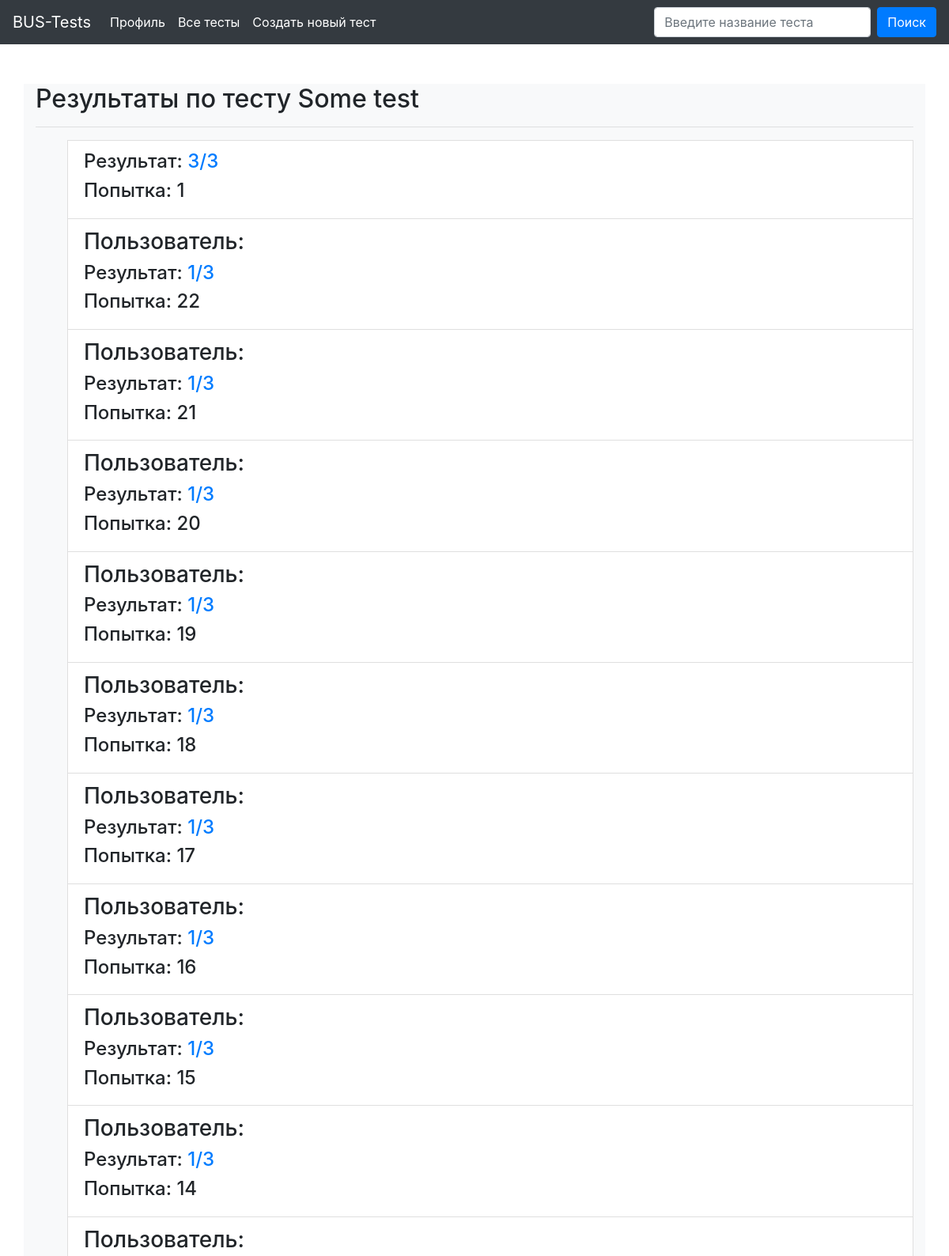
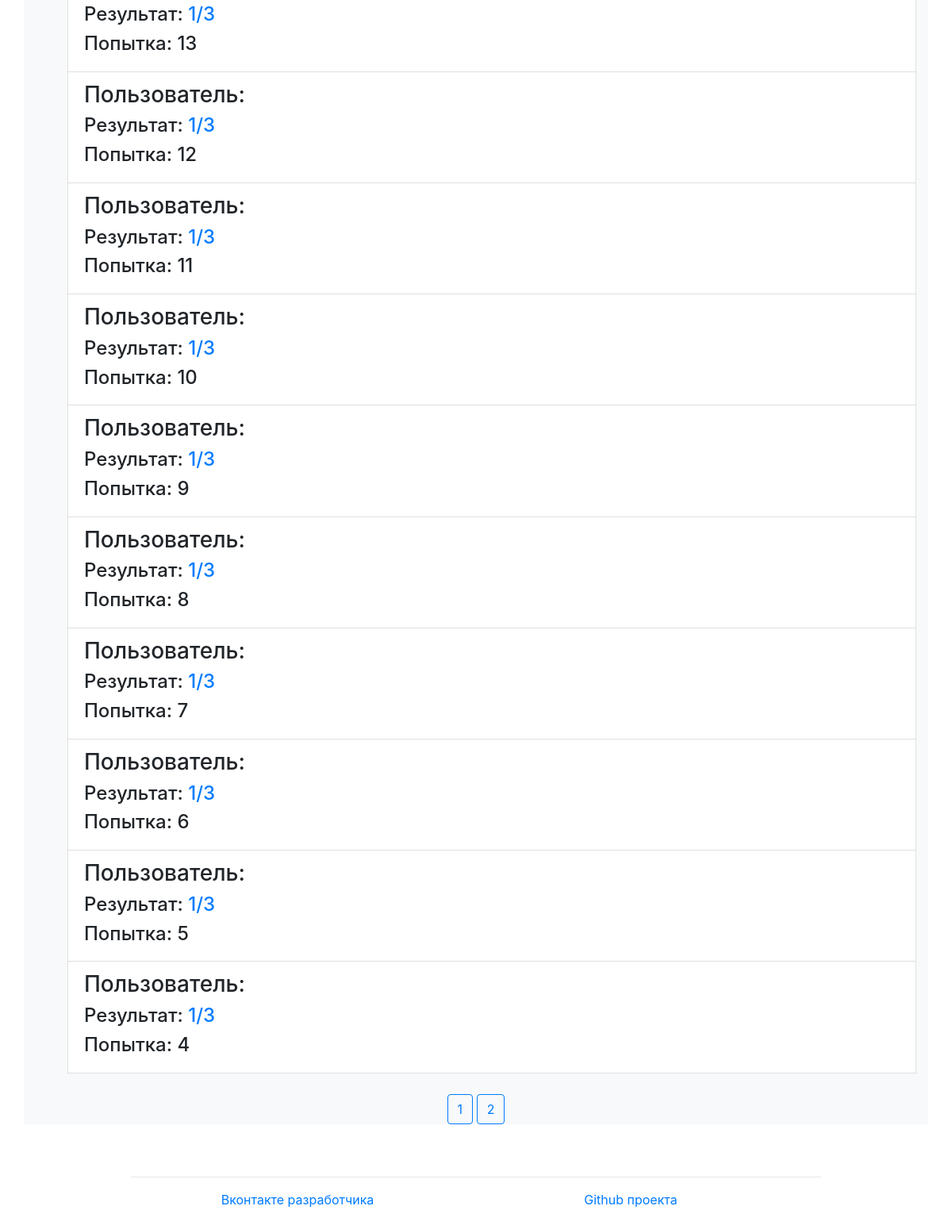
Before: /results/1/page=1 (signed in) with the older database file (2 pictures, top to bottom).
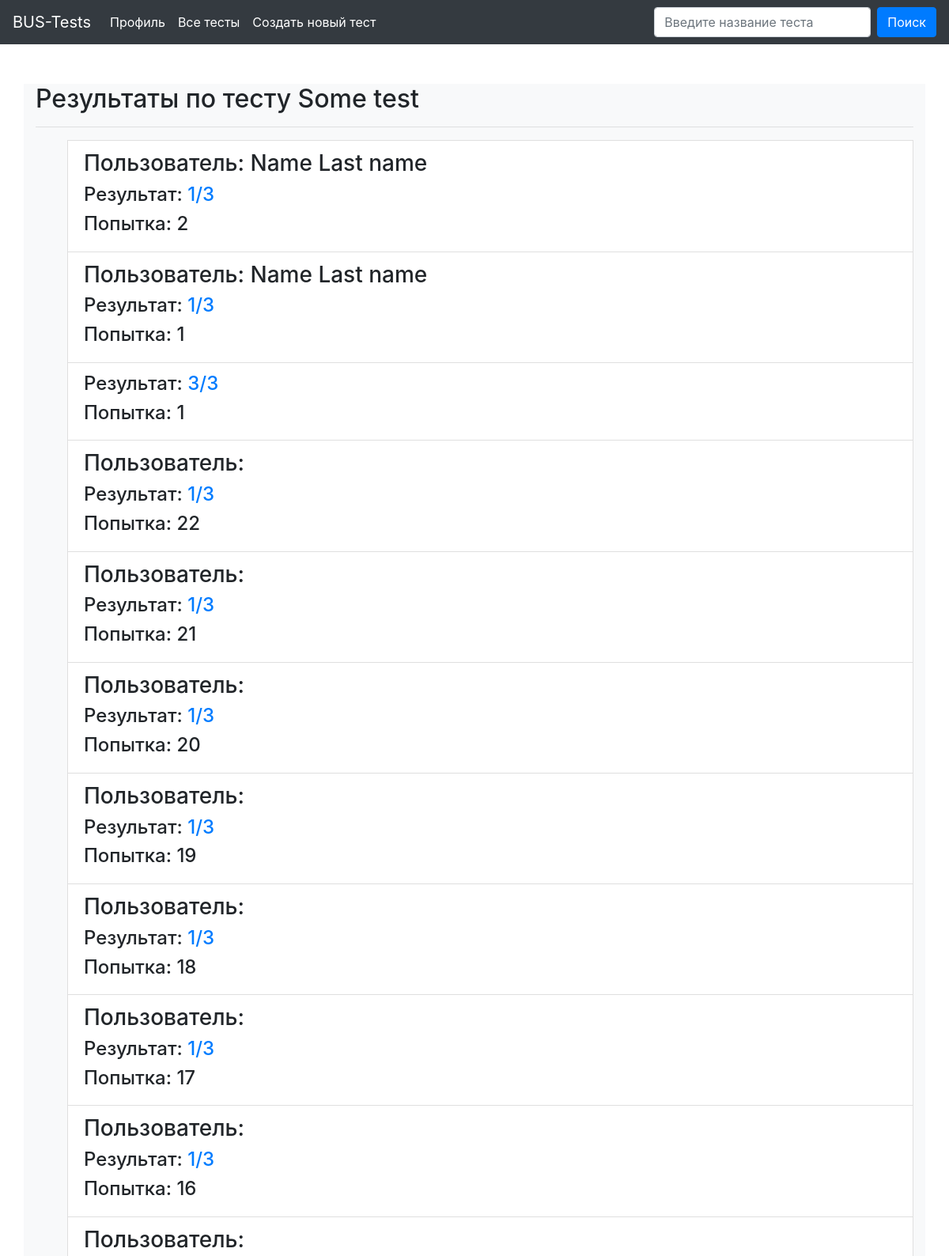
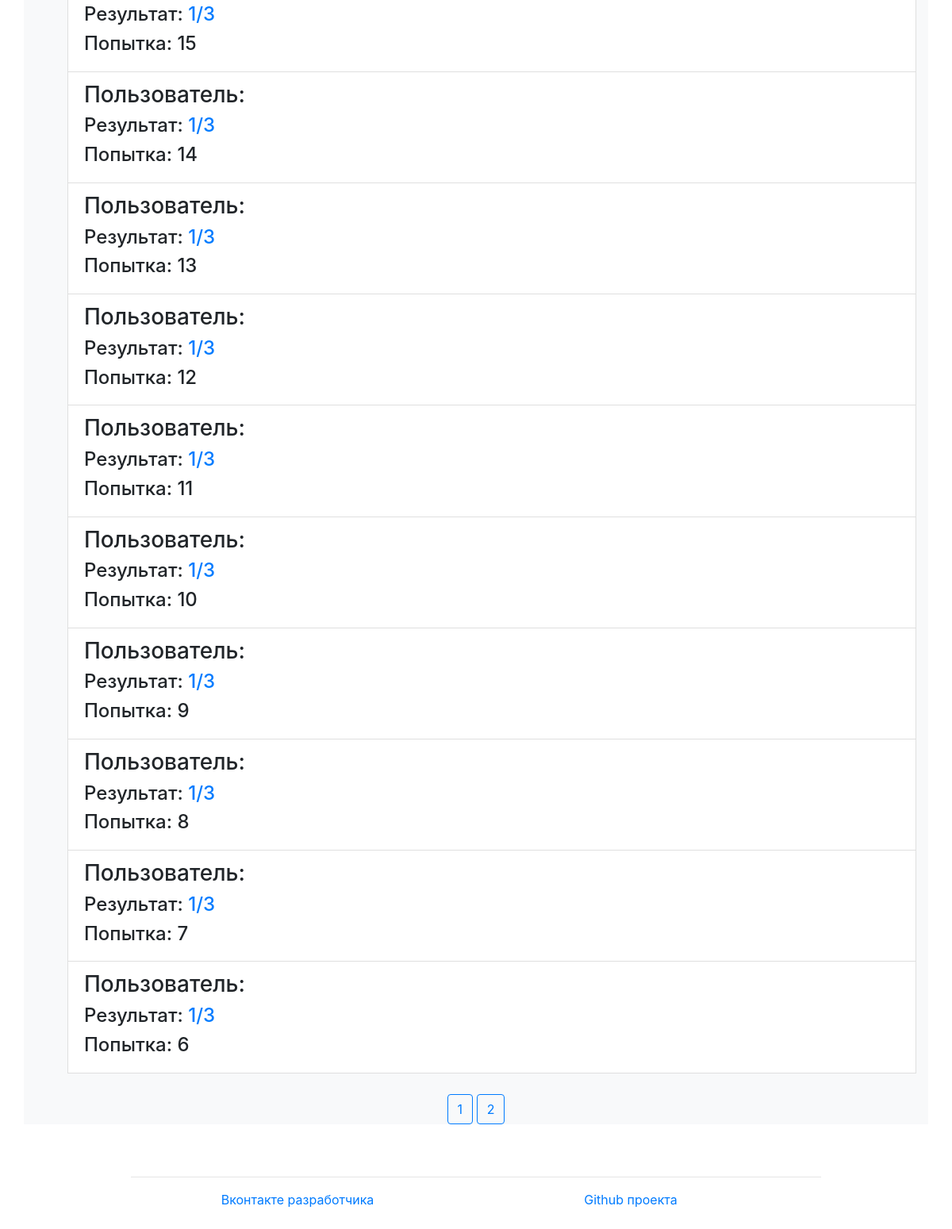
After: the same page with the newer database file (2 pictures, top to bottom).
### main/models.py (models this page shows, shortened)
class Test(models.Model):
    title = models.CharField(max_length=120, verbose_name='Заголовок теста')
    note = models.TextField(blank=True, null=True,
                            verbose_name='Примечание к тесту')
    def __str__(self):
        return self.title
    class Meta:
        verbose_name_plural = 'Тесты'
        verbose_name = 'тест'

class Result(models.Model):
    count_questions = models.IntegerField(verbose_name='Количество ответов')
    count_correct_questions = models.IntegerField(
        verbose_name='Количество верных ответов')
    user = models.ForeignKey(User, on_delete=models.CASCADE,
                             blank=True, null=True,
                             verbose_name='Пользователь')
    test = models.ForeignKey(Test, on_delete=models.CASCADE,
                             verbose_name='Тест')
    attempt = models.IntegerField(verbose_name='Попытка')
    class Meta:
        verbose_name_plural = 'Резуьтаты'
        verbose_name = 'результат'

### main/views.py (the view)
# urls.py: path('results/<int:pk>/page=<int:page>', views.results_by_test, name='results_page'),
def results_by_test(request, pk, page=1):
    if not request.user.is_staff:
        return HttpResponseRedirect(reverse('no_access'))
    try:
        test = models.Test.objects.get(id=pk)
    except Exception as e:
        print(e)
        raise Http404
    results = models.Result.objects.filter(test=test).order_by('-id')
    count_pages = ceil(len(results) / ELEMENT_IN_PAGE)
    results = results[(page - 1) * ELEMENT_IN_PAGE:page * ELEMENT_IN_PAGE]
    return render(request, 'main/results.html', {
        'pages': range(1, count_pages + 1) if count_pages > 1 else False,
        'test': test,
        'results': results,
    })

### templates/main/results.html (shortened to what this page needs)
{% extends 'main/wrapper.html' %}
{% block content %}
    <h2>Результаты по тесту {{ test }}</h2>
    <hr>
    <ul class="list_container">
        {% for res in results %}
            <li class="list-group-item">
                {% if res.user %}
                    <h3>Пользователь: {{ res.user.get_full_name }}</h3>
                {% endif %}
                <h4>Результат: <a href="{% url 'result' res.id %}">
                    {{ res.count_correct_questions }}/{{ res.count_questions }}
                </a></h4>
                <h4>Попытка: {{ res.attempt }}</h4>
            </li>
        {% endfor %}
    </ul>
    {% if pages %}
        <div class="text-center">
           {% for page in pages %}
               <a class="btn btn-link btn-outline-primary" style="margin-top: 10px;" href="{% url 'results_page' test.id page %}">{{ page }}</a>
           {% endfor %}
        </div>
    {% endif %}
{% endblock %}

### templates/main/wrapper.html (shortened to what this page needs)
<!DOCTYPE html>
<html lang="ru">
<head>
    {% load static %}
    <link rel="stylesheet" href="https://stackpath.bootstrapcdn.com/bootstrap/4.5.0/css/bootstrap.min.css">
</head>
<body>
    <nav class="navbar navbar-expand-lg navbar-dark bg-dark" style="margin-bottom: 50px;">
      <a class="navbar-brand" href="{% url 'test_list' %}">BUS-Tests</a>
      <div class="collapse navbar-collapse" id="navbarSupportedContent">
        <ul class="navbar-nav mr-auto">
          <li class="nav-item active">
            <a class="nav-link" href="{% url 'profile' %}">
                {% if request.user.is_authenticated %}
                    Профиль
                {% else %}
                    Войти
                {% endif %}
            </a>
          </li>
          <li class="nav-item active">
            <a class="nav-link" href="{% url 'test_list' %}">Все тесты</a>
          </li>
          <li class="nav-item active">
            <a class="nav-link" href="{% url 'new_test' %}">Создать новый тест</a>
          </li>
        </ul>
        <form class="form-inline my-2 my-lg-0" action="{% url 'test_list' %}" method="POST">
          <input class="form-control mr-sm-2" type="search" name="query" placeholder="Введите название теста" aria-label="Search">
          <button class="btn btn-primary my-2 my-sm-0" type="submit">Поиск</button>
        </form>
      </div>
    </nav>
    <div class="main container bg-light" style="min-height: 100vh;">
        {% block content %}
        {% endblock %}
    </div>
    <div class="container-fluid col-md-9 col-padding" id="main" style="padding-bottom: 50px;padding-top: 50px;">
        <footer class="footer">
            <hr>
            <div class="container-fluid row">
                <a target="_blank" style="text-align: center;" href="https://vk.com/bus_410" class="col-6">Вконтакте разработчика</a>
                <a target="_blank" style="text-align: center;" href="https://github.com/BUS410/Tests" class="col-6">Github проекта</a>
            </div>
        </footer>
    </div>
</body>
</html>

Changed rows visible on the page:
no longer on this page (row unchanged): Result: count_correct_questions "1", count_questions "3", attempt "5"
no longer on this page (row unchanged): Result: count_correct_questions "1", count_questions "3", attempt "4"
added Result: user.get_full_name "Name Last name", count_correct_questions "1", count_questions "3", attempt "2"
added Result: user.get_full_name "Name Last name", count_correct_questions "1", count_questions "3", attempt "1"
